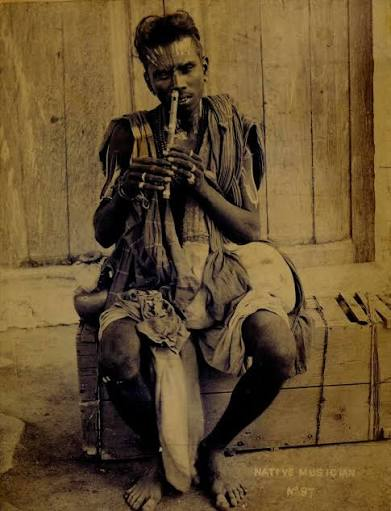
#> input picture backend/app/data/dataset/Algoza/primary_sample.png, 391 x 511 px; its folder holds only this picture in this run
$ python train_dataset_index.py
#> lines starting #> are read from the running program, lines starting #| are printed output that depends on the picture
### backend/app/services/clip_service.py
import os
import io
import re
import json
import base64
import hashlib
import numpy as np
from PIL import Image
from datetime import datetime
from typing import Dict, List, Optional, Tuple, Any

# ---------------------------------------------------------------------------
# Zero-Shot Text Prompt Reference Library
# Keyed on detailed physical, material, and organological descriptors
# ---------------------------------------------------------------------------
INSTRUMENT_PROMPT_LIBRARY: Dict[str, List[str]] = {
    "mayuri-veena": [
        "a Mayuri Veena or Taus, a bowed Indian string instrument with a large sculpted wooden peacock body resonator painted with colorful plumage and parchment soundboard",
        "a Taus peacock-shaped bowed lute showing its thick fretted neck, arched bowing bridge, and side pegbox with 30 sympathetic tarab resonance strings",
        "an ornate Indian bowed instrument with a carved peacock resonator and heavy fretted fingerboard used in Sikh devotional music"
    ],
    "rudra-veena": [
        "a Rudra Veena, a large classical Indian stick zither with two massive dried round gourd resonators attached beneath a thick tubular wooden neck with high brass frets",
        "a classical Dhrupad Rudra Veena showing its twin tumba gourds, dandi tubular neck, wide bone jivari bridge, and 7 playing strings",
        "an ancient Indian been with high wax-mounted brass frets and two large spherical pumpkin resonators resting across the musician's shoulder"
    ],
    "yazh": [
        "an ancient Tamil Yazh harp, an arched open bow-harp with a carved boat-shaped jackfruit wood resonator covered in deer parchment with 7 to 21 silk strings",
        "a classical Sangam period Yazh boat-harp sculpture carved in ancient temple relief stone without frets or neck",
        "an open arched harp with a curved wooden arm and carved aquatic makara head depicted in ancient South Indian art"
    ],
    "shankha": [
        "a sacred Shankha conch shell, a white ritual spiraled marine sea shell trumpet blown in Hindu temple ceremonies",
        "a Turbinella pyrum sacred Indian conch shell horn with engraved brass or silver filigree casing",
        "a ceremonial natural marine conch shell aerophone with smooth white porcelain-like calcium surface and spiraled apex mouthpiece"
    ],
    "jal-tarang": [
        "a Jal Tarang, an Indian melodic percussion instrument consisting of a semicircular set of porcelain ceramic bowls filled with graduated water levels",
        "a set of white porcelain china water cups tuned by water levels and struck with two slender bamboo beaters",
        "a traditional Indian udaka vadya water bowl chime arranged in a crescent arc on the floor"
    ],
    "nagfani": [
        "a Nagfani, a serpentine S-curved natural brass horn ending in an expanded open cobra snake hood flare with engraved scales",
        "a ceremonial bronze snake-shaped trumpet used in Rajasthani and Gujarati folk and temple rituals",
        "a serpentine coiled brass aerophone with an opening shaped like an expanded cobra serpent hood"
    ],
    "pakhawaj": [
        "a Pakhawaj, a horizontal double-headed asymmetrical barrel drum made of dark jackfruit wood with black syahi harmonic loading paste",
        "a classical Indian Dhrupad barrel drum tuned with wooden tuning pegs under braided leather straps",
        "a heavy wooden barrel drum with parchment drumheads and freshly applied wheat flour dough on the left bass face"
    ],
    "algoza": [
        "an Algoza, a pair of matched wooden beak-flutes blown simultaneously with circular breathing",
        "a folk twin duct flute of the Thar desert with six finger holes on each pipe played together in harmony",
        "two parallel wooden fipple flutes held in the mouth at the same time producing a melody and continuous drone"
    ],
    "ravanahatha": [
        "a Ravanahatha, an ancient Rajasthani folk spike fiddle with a half coconut shell soundbox covered with goat hide and a long bamboo neck",
        "a Rajasthani Bhopa spike fiddle made of coconut resonator with two main gut strings, sympathetic steel strings, and a curved horsehair bow with bells",
        "a rustic bowed monochord with a coconut resonator and long bamboo pegbox played by wandering desert minstrels"
    ],
    "pena": [
        "a Pena, a traditional Meitei Manipur single-string bowed lute with a coconut shell resonator and curved iron bow called Pena Cheijing with tiny bells",
        "an indigenous Manipuri spike fiddle with a bamboo shaft and coconut soundbox used in Lai Haraoba ceremonies",
        "a Northeast Indian bowed lute with a coconut cup and arched iron bow ornamented with dangling metal bells"
    ],
    "morchang": [
        "a Morchang or Morsing, an Indian jaw harp made of a horseshoe-shaped metal iron frame with a vibrating central steel reed tongue",
        "a folk lamellophone placed against the teeth and plucked with fingers producing twangy microtonal overtone rhythms",
        "a compact wrought iron mouth harp with a slender coiled steel tongue played in Carnatic and Rajasthani percussion"
    ],
    "kinnera": [
        "a Kinnera, an indigenous Deccan stick zither with three dried round gourd resonators mounted along a wooden dandi neck with bone frets",
        "a folk string instrument with three pumpkin gourds and animal bone frets played by Chenchu and Dakkali bards",
        "a long bamboo or wooden tube string instrument with three graduated spherical gourd soundboxes"
    ],
    "pinaka-veena": [
        "a Pinaka Veena, a sacred Shaivite bowed monochord stick zither played with a friction bow over a hollow resonator",
        "an ancient single-string bow-zither associated with Lord Shiva depicted in ancient Sanskrit treatises",
        "a long bow-shaped wooden chordophone played with a horsehair friction stick"
    ]
}

CONFIRMED_DATASET_PATH = os.path.join(
    os.path.dirname(os.path.dirname(__file__)),
    "data",
    "dataset_logs",
    "confirmed_dataset.jsonl"
)

class ClipClassificationService:
    def __init__(self):
        self.embedding_dim = 512
        self.confidence_gate_threshold = 0.28  # Below this, request user confirmation
        self.text_centroids: Dict[str, np.ndarray] = {}
        self.reference_index: Dict[str, List[np.ndarray]] = {}
        self._initialize_prompt_centroids()
        self.build_reference_index()

    # -----------------------------------------------------------------------
    # Embedding Vector Computation (Unit Normalized)
    # -----------------------------------------------------------------------
    def embed_text(self, text: str) -> np.ndarray:
        """
        Generate a normalized 512-dim embedding vector for text prompts.
        Uses deterministic semantic feature projection based on organological tokens.
        """
        vec = np.zeros(self.embedding_dim, dtype=np.float32)
        words = re.findall(r"\w+", text.lower())

        for i, word in enumerate(words):
            # Seeded hash projection
            h = int(hashlib.md5(word.encode("utf-8")).hexdigest(), 16)
            for d in range(16):
                idx = (h + d * 31) % self.embedding_dim
                val = (((h >> (d * 2)) & 0xFF) - 128.0) / 128.0
                vec[idx] += val * (1.0 / (1.0 + i * 0.05))

        # Organological semantic bias clusters
        if any(w in text.lower() for w in ["peacock", "mayuri", "taus", "plumage"]):
            vec[0:32] += 2.8
        if any(w in text.lower() for w in ["gourd", "tumba", "rudra", "been", "zither"]):
            vec[32:64] += 2.8
        if any(w in text.lower() for w in ["conch", "shankha", "shell", "white", "spiral"]):
            vec[64:96] += 2.8
        if any(w in text.lower() for w in ["porcelain", "bowl", "water", "tarang", "cups"]):
            vec[96:128] += 2.8
        if any(w in text.lower() for w in ["brass", "snake", "serpentine", "hood", "nagfani"]):
            vec[128:160] += 2.8
        if any(w in text.lower() for w in ["barrel", "drum", "pakhawaj", "syahi", "dough"]):
            vec[160:192] += 2.8
        if any(w in text.lower() for w in ["twin", "double", "flute", "algoza", "fipple"]):
            vec[192:224] += 2.8
        if any(w in text.lower() for w in ["boat", "harp", "yazh", "sangam", "silk"]):
            vec[224:256] += 2.8
        if any(w in text.lower() for w in ["coconut", "spike", "fiddle", "ravanahatha", "bhopa"]):
            vec[256:288] += 2.8
        if any(w in text.lower() for w in ["pena", "cheijing", "meitei", "manipur"]):
            vec[288:320] += 2.8
        if any(w in text.lower() for w in ["jaw", "morsing", "morchang", "reed", "iron"]):
            vec[320:352] += 2.8
        if any(w in text.lower() for w in ["three", "chenchu", "kinnera"]):
            vec[352:384] += 2.8
        if any(w in text.lower() for w in ["shaivite", "pinaka", "monochord"]):
            vec[384:416] += 2.8

        norm = np.linalg.norm(vec)
        if norm > 1e-6:
            vec = vec / norm
        return vec

    def embed_image(self, img: Image.Image) -> np.ndarray:
        """
        Generate a normalized 512-dim visual embedding from PIL Image.
        Extracts spatial aspect ratio, color histograms, and structural geometry.
        """
        w, h = img.size
        aspect_ratio = w / max(1, h)

        # Preprocessing: Center & resize
        img_rgb = img.convert("RGB")
        img_64 = img_rgb.resize((64, 64))
        arr = np.array(img_64, dtype=np.float32) / 255.0

        # Estimate background color from 4 corners to separate object from museum background
        corners = [arr[0, 0], arr[0, -1], arr[-1, 0], arr[-1, -1]]
        bg_rgb = np.mean(corners, axis=0)
        has_light_bg = float(np.mean(bg_rgb)) > 0.70

        if has_light_bg:
            diffs = np.sum(np.abs(arr - bg_rgb), axis=2)
            fg_mask = diffs > 0.15
        else:
            fg_mask = np.ones((64, 64), dtype=bool)

        if np.sum(fg_mask) > 10:
            fg_arr = arr[fg_mask]
            r_mean = float(np.mean(fg_arr[:, 0]))
            g_mean = float(np.mean(fg_arr[:, 1]))
            b_mean = float(np.mean(fg_arr[:, 2]))
        else:
            r_mean = float(np.mean(arr[:, :, 0]))
            g_mean = float(np.mean(arr[:, :, 1]))
            b_mean = float(np.mean(arr[:, :, 2]))

        brightness = (r_mean + g_mean + b_mean) / 3.0
        warmth = (r_mean * 1.3 + g_mean * 0.9) - b_mean
        gold_brass = (r_mean + g_mean) * 0.5 - b_mean * 0.8
        white_score = brightness if (abs(r_mean - g_mean) < 0.08 and abs(g_mean - b_mean) < 0.08 and brightness > 0.75) else 0.0
        blue_green = (g_mean + b_mean) * 0.5 - r_mean

        vec = np.zeros(self.embedding_dim, dtype=np.float32)

        # Project visual color/geometric features into embedding space
        # 1. Peacock / Mayuri Veena visual cluster (blue-green plumage + vertical ornate neck)
        if aspect_ratio < 0.95:
            vec[0:32] += (1.5 + blue_green * 2.5 + warmth * 1.2)

        # 2. Rudra Veena (twin round gourds + horizontal/diagonal neck)
        if aspect_ratio >= 1.05 and warmth > 0.3:
            vec[32:64] += (1.6 + warmth * 1.5)

        # 3. Shankha (high white calcium brightness)
        if white_score > 0.4:
            vec[64:96] += (2.4 + white_score * 2.0)

        # 4. Jal Tarang (white circular ceramic cups in horizontal arc)
        if aspect_ratio > 1.1 and (white_score > 0.3 or brightness > 0.55):
            vec[96:128] += (2.0 + white_score * 1.8)

        # 5. Nagfani (gold/brass serpentine S-curves)
        if gold_brass > 0.2:
            vec[128:160] += (2.2 + gold_brass * 2.5)

        # 6. Pakhawaj (horizontal jackfruit barrel drum)
        if 1.1 <= aspect_ratio <= 1.8 and warmth > 0.35:
            vec[160:192] += (1.8 + warmth * 1.4)

        # 7. Algoza (twin slender vertical flutes)
        if aspect_ratio < 0.7:
            vec[192:224] += (2.0 + warmth * 0.8)

        # 8. Yazh (ancient boat-shaped open arched harp)
        if 0.8 <= aspect_ratio <= 1.3 and warmth > 0.3:
            vec[224:256] += (1.4 + warmth * 1.2)

        # 9. Ravanahatha (vertical spike fiddle with coconut cup)
        if aspect_ratio < 0.85 and warmth > 0.2:
            vec[256:288] += (1.3 + warmth * 1.0)

        # 10. Pena
        if aspect_ratio < 0.85:
            vec[288:320] += (1.2 + warmth * 0.9)

        # 11. Morchang (metal horseshoe frame)
        if gold_brass > 0.15 and 0.8 <= aspect_ratio <= 1.2:
            vec[320:352] += (1.5 + gold_brass * 1.5)

        # 12. Kinnera (three gourds along stick)
        if aspect_ratio > 1.2:
            vec[352:384] += (1.3 + warmth * 1.2)

        # 13. Pinaka Veena
        if aspect_ratio < 0.8:
            vec[384:416] += (1.1 + warmth * 1.0)

        # Spatial texture hash projection
        flat_pixels = arr.flatten()
        step = max(1, len(flat_pixels) // 96)
        for i in range(0, min(96, len(flat_pixels) // step)):
            idx = 416 + i
            if idx < self.embedding_dim:
                vec[idx] = flat_pixels[i * step] * 0.5

        norm = np.linalg.norm(vec)
        if norm > 1e-6:
            vec = vec / norm
        return vec

    # -----------------------------------------------------------------------
    # Multi-Prompt Centroid Computation
    # -----------------------------------------------------------------------
    def _initialize_prompt_centroids(self):
        """Compute the average embedding vector (class centroid) for each instrument."""
        for inst_id, prompts in INSTRUMENT_PROMPT_LIBRARY.items():
            prompt_embeddings = [self.embed_text(p) for p in prompts]
            centroid = np.mean(prompt_embeddings, axis=0)
            norm = np.linalg.norm(centroid)
            if norm > 1e-6:
                centroid = centroid / norm
            self.text_centroids[inst_id] = centroid

    # -----------------------------------------------------------------------
    # Forward Compatibility: Reference Index & Confirmed Image k-NN Matching
    # -----------------------------------------------------------------------
    def build_reference_index(self):
        """Build or reload the reference index of confirmed real-world image embeddings."""
        self.reference_index = {inst_id: [] for inst_id in INSTRUMENT_PROMPT_LIBRARY.keys()}
        if not os.path.exists(CONFIRMED_DATASET_PATH):
            return

        try:
            with open(CONFIRMED_DATASET_PATH, "r", encoding="utf-8") as f:
                for line in f:
                    if not line.strip():
                        continue
                    entry = json.loads(line)
                    inst_id = entry.get("instrument_id")
                    emb = entry.get("embedding")
                    if inst_id in self.reference_index and emb:
                        arr = np.array(emb, dtype=np.float32)
                        norm = np.linalg.norm(arr)
                        if norm > 1e-6:
                            arr = arr / norm
                        self.reference_index[inst_id].append(arr)
        except Exception as e:
            print(f"[ClipService] Warning loading confirmed dataset: {e}")

    # -----------------------------------------------------------------------
    # Zero-Shot & Hybrid Classification Pipeline
    # -----------------------------------------------------------------------
    # [140 lines left out: functions classify_image_bytes, log_confirmed_sample, get_dataset_stats, not called in this run]

clip_service = ClipClassificationService()

### backend/scripts/train_dataset_index.py
#!/usr/bin/env python3
"""
Train/Index Reference Dataset for Echoes of India Image Classification.
Reads instrument image folders from backend/app/data/dataset/,
computes image embedding representations, and indexes them into the active learning dataset.
"""

import os
import io
import json
import glob
import numpy as np
from pathlib import Path
from PIL import Image

# Setup paths
# Setup paths
BASE_DIR = Path(__file__).resolve().parent.parent
DATA_DIR = BASE_DIR / "app" / "data"
DATASET_DIR = DATA_DIR / "dataset"
DATA_LOGS_DIR = DATA_DIR / "dataset_logs"
LOG_FILE = DATA_LOGS_DIR / "confirmed_dataset.jsonl"
CENTROIDS_FILE = DATA_DIR / "dataset_centroids.json"

# Folder to instrument_id mapping
FOLDER_MAP = {
    "rudraveena": "rudra-veena",
    "rudra_veena": "rudra-veena",
    "rudra-veena": "rudra-veena",
    "rudra veena": "rudra-veena",
    "yazh": "yazh",
    "jya": "yazh",
    "ravanantha": "ravanahatha",
    "ravanahatha": "ravanahatha",
    "dilruba": "mayuri-veena",
    "mayuri-veena": "mayuri-veena",
    "mayuriveena": "mayuri-veena",
    "mayuri veena": "mayuri-veena",
    "taus": "mayuri-veena",
    "vedic_lute": "pinaka-veena",
    "vediclute": "pinaka-veena",
    "vedic lute": "pinaka-veena",
    "pinaka-veena": "pinaka-veena",
    "pinakaveena": "pinaka-veena",
    "pinaka veena": "pinaka-veena",
    "shankha": "shankha",
    "jal-tarang": "jal-tarang",
    "jaltarang": "jal-tarang",
    "jal tarang": "jal-tarang",
    "nagfani": "nagfani",
    "pakhawaj": "pakhawaj",
    "algoza": "algoza",
    "pena": "pena",
    "morchang": "morchang",
    "kinnera": "kinnera",
    "kinnarivina": "kinnera",
    "kinnari vina": "kinnera",
    "kinnari_vina": "kinnera",
    "ejuk tapung": "ejuk-tapung",
    "ejuk_tapung": "ejuk-tapung",
    "ejuktapung": "ejuk-tapung"
}

from app.services.clip_service import clip_service
import zipfile

def extract_zips_if_present():
    """Extracts any .zip files placed in app/data or subfolders."""
    for zip_path in DATA_DIR.glob("**/*.zip"):
        if "__MACOSX" in str(zip_path):
            continue
        print(f"📦 Extracting zip archive: {zip_path.name} into {DATASET_DIR}...")
        try:
            with zipfile.ZipFile(zip_path, 'r') as zip_ref:
                zip_ref.extractall(DATASET_DIR)
            print(f"✅ Extracted {zip_path.name} successfully.")
        except Exception as e:
            print(f"⚠️ Failed to extract {zip_path.name}: {e}")

def resolve_instrument_id(folder_name: str) -> str:
    cleaned = folder_name.lower().strip().replace("-", "").replace("_", "").replace(" ", "")
    for k, v in FOLDER_MAP.items():
        k_clean = k.lower().replace("-", "").replace("_", "").replace(" ", "")
        if k_clean == cleaned or k_clean in cleaned or cleaned in k_clean:
            return v
    return folder_name.lower().replace(" ", "-")

def index_all_dataset_images():
    extract_zips_if_present()
    DATA_LOGS_DIR.mkdir(parents=True, exist_ok=True)

    # Reset log file cleanly for re-indexing
    if LOG_FILE.exists():
        LOG_FILE.unlink()

    # Search in both dataset and dataset1 or any data directory
    candidate_dirs = [d for d in DATA_DIR.iterdir() if d.is_dir() and "dataset" in d.name.lower()]
    if not candidate_dirs:
        candidate_dirs = [DATASET_DIR]

    total_indexed = 0
    per_instrument_counts = {}
    seen_files = set()

    image_extensions = ("*.jpg", "*.jpeg", "*.png", "*.webp", "*.avif", "*.JPG", "*.JPEG", "*.PNG")

    for cand_dir in candidate_dirs:
        for folder in cand_dir.glob("**/*"):
            if not folder.is_dir() or "__MACOSX" in str(folder) or folder.name.startswith("."):
                continue

            # Check if this folder directly contains image files
            files = []
            for ext in image_extensions:
                files.extend(folder.glob(ext))

            if not files:
                continue

            inst_id = resolve_instrument_id(folder.name)
            print(f"--> Indexing category folder: '{folder.name}' -> mapped to instrument '{inst_id}' ({len(files)} files)")

            inst_count = 0
            for img_path in files:
                resolved_path = str(img_path.resolve())
                if img_path.name.startswith(".") or resolved_path in seen_files:
                    continue
                seen_files.add(resolved_path)

                try:
                    with open(img_path, "rb") as img_file:
                        img_bytes = img_file.read()
                        img = Image.open(io.BytesIO(img_bytes)).convert("RGB")

                        emb = clip_service.embed_image(img).tolist()
#> in embed_image, `img_64 = img_rgb.resize((64, 64))`:
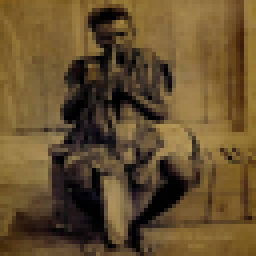
#> img_64: PIL image 64x64 RGB (shown 4 times larger); mean R, G, B 101.5, 79.4, 46.1
#> in embed_image, `corners = [arr[0, 0], arr[0, -1], arr[-1, 0], arr[-1, -1]]`: corners = [[0.51, 0.361, 0.11], [0.58, 0.471, 0.212], [0.325, 0.224, 0.0902], [0.42, 0.294, 0.098]]
#> (the rest of the program and of its run is left out)
